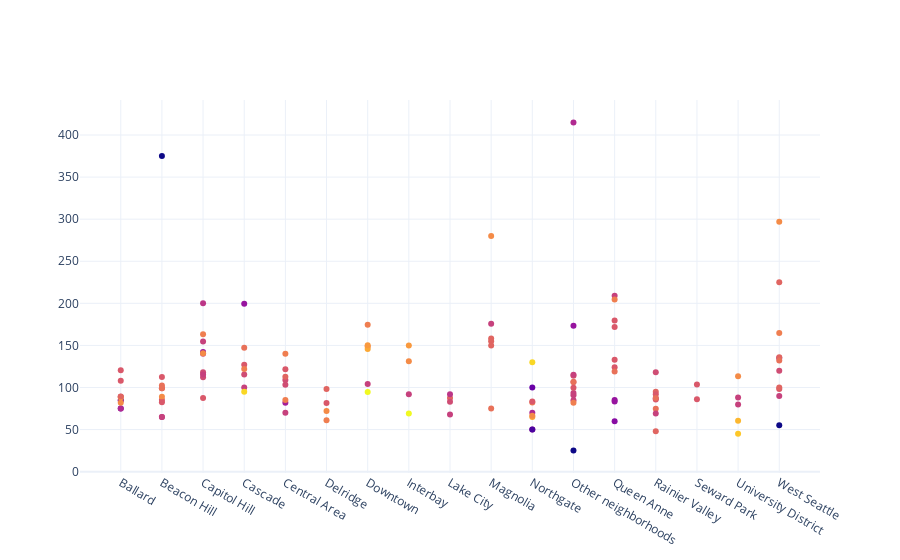

The notebook cell this image was saved under:
### Code cell
fig = go.Figure()

fig.add_trace(go.Scatter(x = mean_price_per_nbhood['neighbourhood_group_cleansed'],
                         y = mean_price_per_nbhood['price'],
                         marker_color = mean_price_per_nbhood['Total_amenities'],
                         text = mean_price_per_nbhood.Total_amenities,
                         mode='markers', name='Price while considering qty of amenities'))
fig.show()

### Figure 1 — Plotly figure (JSON) as saved in the notebook; plotly's stock layout.template omitted (floating-point values rounded to 4 significant figures)
{"data": [{"marker": {"color": [14.0, 4.0, 6.0, 10.0, 10.0, 10.0, 20.0, 14.0, 18.0, 15.0, 14.0, 18.0, 14.0, 16.0, 0.0, 14.0, 16.0, 11.0, 12.0, 14.0, 13.0, 8.0, 13.0, 12.0, 18.0, 13.0, 12.0, 14.0, 17.0, 11.0, 14.0, 8.0, 12.0, 16.0, 13.0, 23.0, 17.0, 13.0, 12.0, 9.0, 17.0, 14.0, 13.0, 17.0, 15.0, 15.0, 18.0, 14.0, 17.0, 17.0, 25.0, 20.0, 17.0, 19.0, 12.0, 18.0, 19.0, 12.0, 25.0, 15.0, 11.0, 12.0, 13.0, 15.0, 16.0, 18.0, 15.0, 15.0, 12.0, 17.0, 10.0, 5.0, 10.0, 20.0, 14.0, 23.0, 3.0, 18.0, 14.0, 16.0, 10.0, 12.0, 12.0, 8.0, 17.0, 14.0, 12.0, 12.0, 0.0, 14.0, 14.0, 12.0, 8.0, 14.0, 7.0, 8.0, 16.0, 14.0, 17.0, 14.0, 15.0, 16.0, 14.0, 10.0, 14.0, 16.0, 13.0, 12.0, 15.0, 14.0, 14.0, 12.0, 18.0, 12.0, 22.0, 21.0, 14.0, 17.0, 12.0, 13.0, 9.0, 18.0, 15.0, 15.0, 16.0, 0.0, 15.0]}, "mode": "markers", "name": "Price while considering qty of amenities", "text": [14.0, 4.0, 6.0, 10.0, 10.0, 10.0, 20.0, 14.0, 18.0, 15.0, 14.0, 18.0, 14.0, 16.0, 0.0, 14.0, 16.0, 11.0, 12.0, 14.0, 13.0, 8.0, 13.0, 12.0, 18.0, 13.0, 12.0, 14.0, 17.0, 11.0, 14.0, 8.0, 12.0, 16.0, 13.0, 23.0, 17.0, 13.0, 12.0, 9.0, 17.0, 14.0, 13.0, 17.0, 15.0, 15.0, 18.0, 14.0, 17.0, 17.0, 25.0, 20.0, 17.0, 19.0, 12.0, 18.0, 19.0, 12.0, 25.0, 15.0, 11.0, 12.0, 13.0, 15.0, 16.0, 18.0, 15.0, 15.0, 12.0, 17.0, 10.0, 5.0, 10.0, 20.0, 14.0, 23.0, 3.0, 18.0, 14.0, 16.0, 10.0, 12.0, 12.0, 8.0, 17.0, 14.0, 12.0, 12.0, 0.0, 14.0, 14.0, 12.0, 8.0, 14.0, 7.0, 8.0, 16.0, 14.0, 17.0, 14.0, 15.0, 16.0, 14.0, 10.0, 14.0, 16.0, 13.0, 12.0, 15.0, 14.0, 14.0, 12.0, 18.0, 12.0, 22.0, 21.0, 14.0, 17.0, 12.0, 13.0, 9.0, 18.0, 15.0, 15.0, 16.0, 0.0, 15.0], "x": ["Ballard", "Ballard", "Ballard", "Ballard", "Ballard", "Ballard", "Ballard", "Ballard", "Ballard", "Ballard", "Beacon Hill", "Beacon Hill", "Beacon Hill", "Beacon Hill", "Beacon Hill", "Beacon Hill", "Beacon Hill", "Beacon Hill", "Beacon Hill", "Beacon Hill", "Capitol Hill", "Capitol Hill", "Capitol Hill", "Capitol Hill", "Capitol Hill", "Capitol Hill", "Capitol Hill", "Capitol Hill", "Capitol Hill", "Capitol Hill", "Cascade", "Cascade", "Cascade", "Cascade", "Cascade", "Cascade", "Cascade", "Central Area", "Central Area", "Central Area", "Central Area", "Central Area", "Central Area", "Central Area", "Central Area", "Delridge", "Delridge", "Delridge", "Delridge", "Downtown", "Downtown", "Downtown", "Downtown", "Downtown", "Downtown", "Interbay", "Interbay", "Interbay", "Interbay", "Lake City", "Lake City", "Lake City", "Lake City", "Magnolia", "Magnolia", "Magnolia", "Magnolia", "Magnolia", "Magnolia", "Northgate", "Northgate", "Northgate", "Northgate", "Northgate", "Northgate", "Northgate", "Northgate", "Northgate", "Other neighborhoods", "Other neighborhoods", "Other neighborhoods", "Other neighborhoods", "Other neighborhoods", "Other neighborhoods", "Other neighborhoods", "Other neighborhoods", "Other neighborhoods", "Other neighborhoods", "Other neighborhoods", "Other neighborhoods", "Queen Anne", "Queen Anne", "Queen Anne", "Queen Anne", "Queen Anne", "Queen Anne", "Queen Anne", "Queen Anne", "Queen Anne", "Queen Anne", "Rainier Valley", "Rainier Valley", "Rainier Valley", "Rainier Valley", "Rainier Valley", "Rainier Valley", "Rainier Valley", "Rainier Valley", "Rainier Valley", "Seward Park", "Seward Park", "University District", "University District", "University District", "University District", "University District", "West Seattle", "West Seattle", "West Seattle", "West Seattle", "West Seattle", "West Seattle", "West Seattle", "West Seattle", "West Seattle", "West Seattle", "West Seattle"], "y": [108.1, 84.5, 75.0, 85.0, 89.0, 75.0, 88.33, 120.5, 82.0, 89.4, 85.09, 89.0, 99.0, 102.3, 375.0, 82.41, 99.0, 65.0, 65.0, 112.5, 118.0, 142.2, 140.0, 154.5, 140.6, 112.3, 115.5, 87.5, 163.2, 200.0, 126.9, 199.5, 100.0, 147.2, 115.4, 95.0, 122.0, 103.2, 70.0, 82.0, 140.0, 121.5, 108.8, 85.0, 112.9, 98.33, 72.0, 81.51, 61.17, 148.7, 94.5, 145.9, 174.5, 150.1, 104.0, 131.2, 150.0, 92.0, 69.0, 87.64, 92.0, 68.0, 83.17, 154.9, 75.0, 280.0, 158.2, 150.0, 175.8, 82.16, 70.0, 100.0, 50.0, 65.0, 83.35, 130.0, 50.0, 66.5, 106.6, 106.4, 415.0, 84.75, 90.75, 173.5, 82.0, 113.9, 115.1, 93.44, 25.0, 99.69, 124.0, 209.0, 85.0, 133.0, 60.0, 83.33, 119.1, 179.6, 204.5, 172.0, 94.97, 74.6, 92.0, 87.0, 85.8, 87.5, 118.0, 69.0, 48.0, 86.0, 103.5, 88.1, 113.3, 79.86, 45.0, 60.33, 98.1, 164.7, 90.0, 120.0, 135.0, 297.0, 135.9, 225.0, 132.1, 55.0, 100.0], "type": "scatter"}], "layout": {}}
